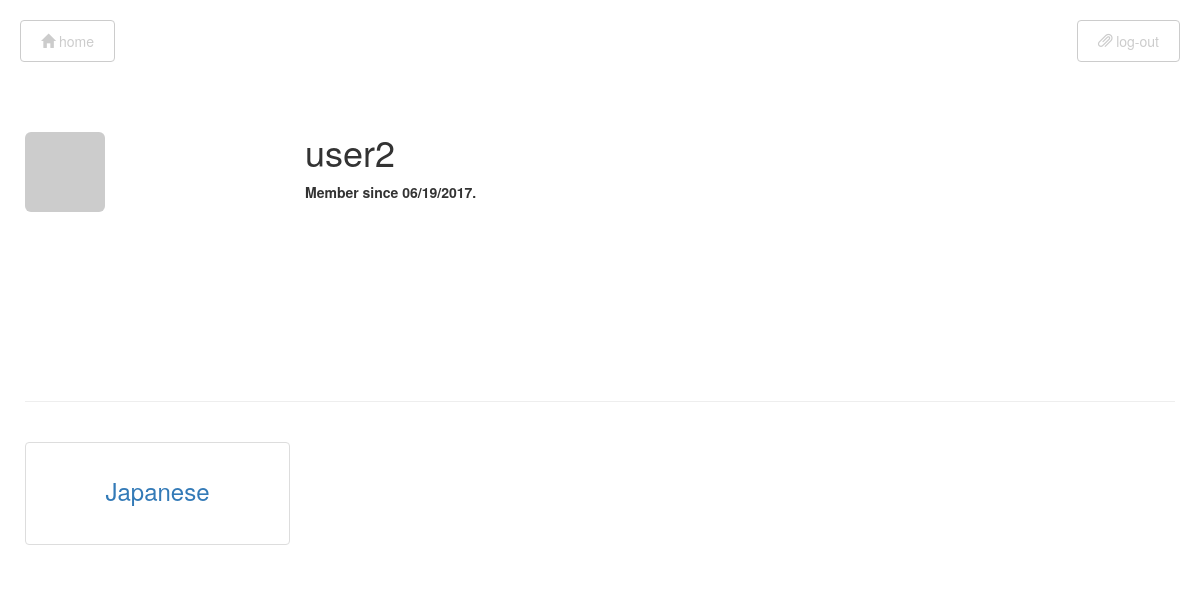
The app's page /user/user2 (signed in) with its own data.
### app/models/users.py (models this page shows, shortened)
class User(UserMixin, db.Model):
    __tablename__ = 'users'
    id = db.Column(db.Integer, primary_key=True)
    email = db.Column(db.String(64), unique=True, index=True)
    username = db.Column(db.String(64), unique=True, index=True)
    password_hash = db.Column(db.String(128))
    confirmed = db.Column(db.Boolean, default=True)
    avatar_hash = db.Column(db.String(32))
    member_since = db.Column(db.DateTime, default=datetime.utcnow)
    total_reps = db.Column(db.Integer, default=0)
    last_index = db.Column(db.Integer, default=0)
    score = db.Column(db.Integer, default=0)
    if DESIGN == 2:
        x = [str(randint(1,2)), '3']
    else:
        x = [str(i) for i in list(range(1,4))]
    shuffle(x)
    x = ['3','2']
    x = ','.join(x)
    scheduler_order = db.Column(db.String, default=x)
    set_num = db.Column(db.Integer, default=1)
    feedback_1 = db.Column(db.Text, default='')
    feedback_2 = db.Column(db.Text, default='')
    feedback_3 = db.Column(db.Text, default='')
    sequential_cycle = db.Column(db.Integer, default=1)
    started = db.Column(db.Integer, default=0)
    last_time = db.Column(db.Integer)
    collections = db.relationship('FlashcardCollection', backref='user', lazy='dynamic')
    @property
    def password(self):
        raise AttributeError('Password is not a readable Attribute')
    def gravatar(self, size=100, default='identicon', rating='g'):
        if request.is_secure:
            url = 'https://secure.gravatar.com/avatar'
        else:
            url = 'http://www.gravatar.com/avatar'
        hash = self.avatar_hash or hashlib.md5(
            self.email.encode('utf-8')).hexdigest()
        return '{url}/{hash}?s={size}&d={default}&r={rating}'.format(
            url=url, hash=hash, size=size, default=default, rating=rating)

### app/models/flashcard_collections.py (models this page shows, shortened)
class FlashcardCollection(db.Model):
    __tablename__ = 'flashcardcollection'
    id = db.Column(db.Integer, primary_key=True)
    name = db.Column(db.String(64), index=True)
    timestamp = db.Column(db.DateTime, index=True, default=datetime.utcnow)
    user_id = db.Column(db.Integer, db.ForeignKey('users.id'))
    flashcards = db.relationship('Flashcard', backref='collection', lazy='dynamic')
    categories = db.relationship('Category',
                                 secondary=has_category,
                                 backref=db.backref('collections', lazy='dynamic'),
                                 lazy='dynamic')

### app/main/views.py (the view)
@main.route('/user/<username>')
@login_required
def user(username):
    user = User.query.filter_by(username=username).first()
    if user is None:
        abort(404)
    collections = current_user.collections.order_by(FlashcardCollection.timestamp.desc()).all()
    return render_template('user.html', user=user, collections=collections)

### app/auth/views.py (called while the page is built)
@auth.before_app_request
def before_request():
    if current_user.is_authenticated:
        if not current_user.confirmed \
                and request.endpoint \
                and request.endpoint[:5] != 'auth.' \
                and request.endpoint != 'static':
            return redirect(url_for('auth.unconfirmed'))

### app/main/views.py (called while the page is built)
@main.after_app_request
def after_request(response):
    for query in get_debug_queries():
        if query.duration >= current_app.config['FLASHCARD_SLOW_DB_QUERY_TIME']:
            current_app.logger.warning(
                'Slow query: %s\nParameters: %s\nDuration: %fs\nContext: %s\n' %
                (query.statement, query.parameters, query.duration, query.context))
    return response

### app/models/users.py (called while the page is built)
@login_manager.user_loader
def load_user(user_id):
    return User.query.get(int(user_id))

### app/templates/user.html (shortened to what this page needs)
{% extends "base.html" %}
{% block page_content %}
    <div class="page-header">
        <img class="img-rounded profile-thumbnail" src="{{ user.gravatar(size=256) }}">
        <div class="profile-header">
            <h1> {{ user.username }} </h1>
            <p>Member since {{ moment(user.member_since).format('L') }}.</p>
        </div>
    </div>
    {% include '_flashcardcollections.html' %}
{% endblock %}

### app/templates/_flashcardcollections.html
{% if current_user.is_authenticated %}
    <br/>
    <div class="flex-row row">
    {% for collection in collections %}
        <div class="col-xs-12 col-sm-4 col-lg-3">
            <a class="thumbnail btn" href="{{url_for('.consent', id=collection.id)}}">
                <header>
                    <h3>{{ collection.name }}</h3>
                </header>
            </a>
        </div>
    {% endfor %}
{% endif %}
</div>

### app/static/css/style.css (style rules this page uses)
.profile-thumbnail { position: absolute; }
.profile-header { min-height: 260px; margin-left: 280px; }
@media only screen and (min-width: 481px) { .flex-row.row { display: -webkit-box; display: -ms-flexbox; display: flex; -ms-flex-wrap: wrap; flex-wrap: wrap; } }
@media only screen and (min-width: 481px) { .flex-row.row > [class*='col-'] { display: -webkit-box; display: -ms-flexbox; display: flex; -webkit-box-orient: vertical; -webkit-box-direction: normal; flex-direction: column; } }
@media only screen and (min-width: 481px) { .flex-row.row:after, .flex-row.row:before { display: flex; } }
.flex-row .thumbnail, .flex-row .caption { display: -webkit-box; display: -ms-flexbox; display: flex; -webkit-box-flex: 1; flex: 1 0 auto; -webkit-box-orient: vertical; -webkit-box-direction: normal; -ms-flex-direction: column; flex-direction: column; }
.thumbnail header { margin-bottom: 15px; }
.thumbnail { padding: 15px; }
.page-header { font-weight:bold; font-family: "Helvetica Neue"; text-align:left; }

### records on screen
User: username "user2", member_since "06/19/2017"
FlashcardCollection: name "Japanese"
